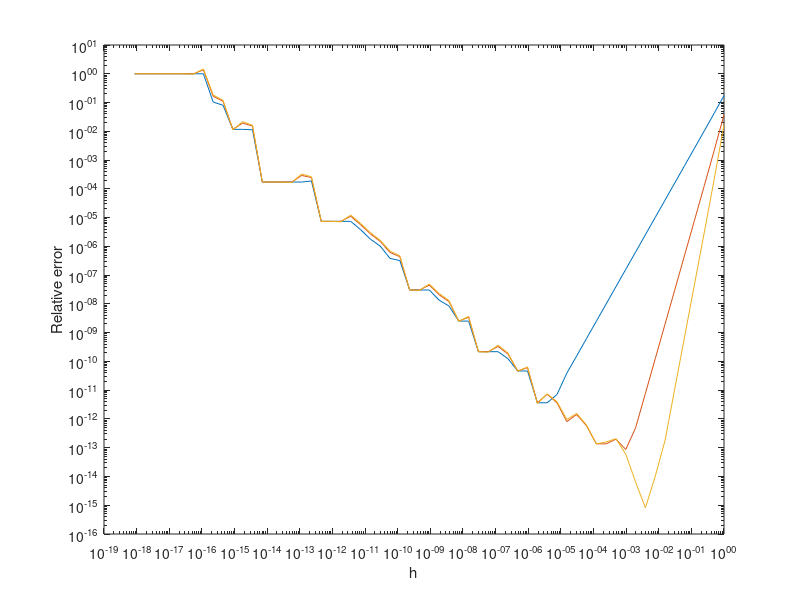

Write the MATLAB code that produced this figure.
clear

f = @(x) exp(x);
fp = @(x) exp(x);
fpp = @(x) exp(x);

% f =@(x) besselj(0,x);
% fp = @(x) -besselj(1,x);

x0 = 1;

k = 0:60;
h = 2.^-k;

D0 =@(h) (f(x0+h)-f(x0-h))./h/2;
D1 =@(h) (4*D0(h)-D0(2*h))/3;
D2 =@(h) (16*D1(h)-D1(2*h))/15;
figure
loglog(h,abs((D0(h)-fp(x0))/fp(x0)))
hold all
loglog(h,abs((D1(h)-fp(x0))/fp(x0)))
loglog(h,abs((D2(h)-fp(x0))/fp(x0)))
xlabel('h')
ylabel('Relative error')